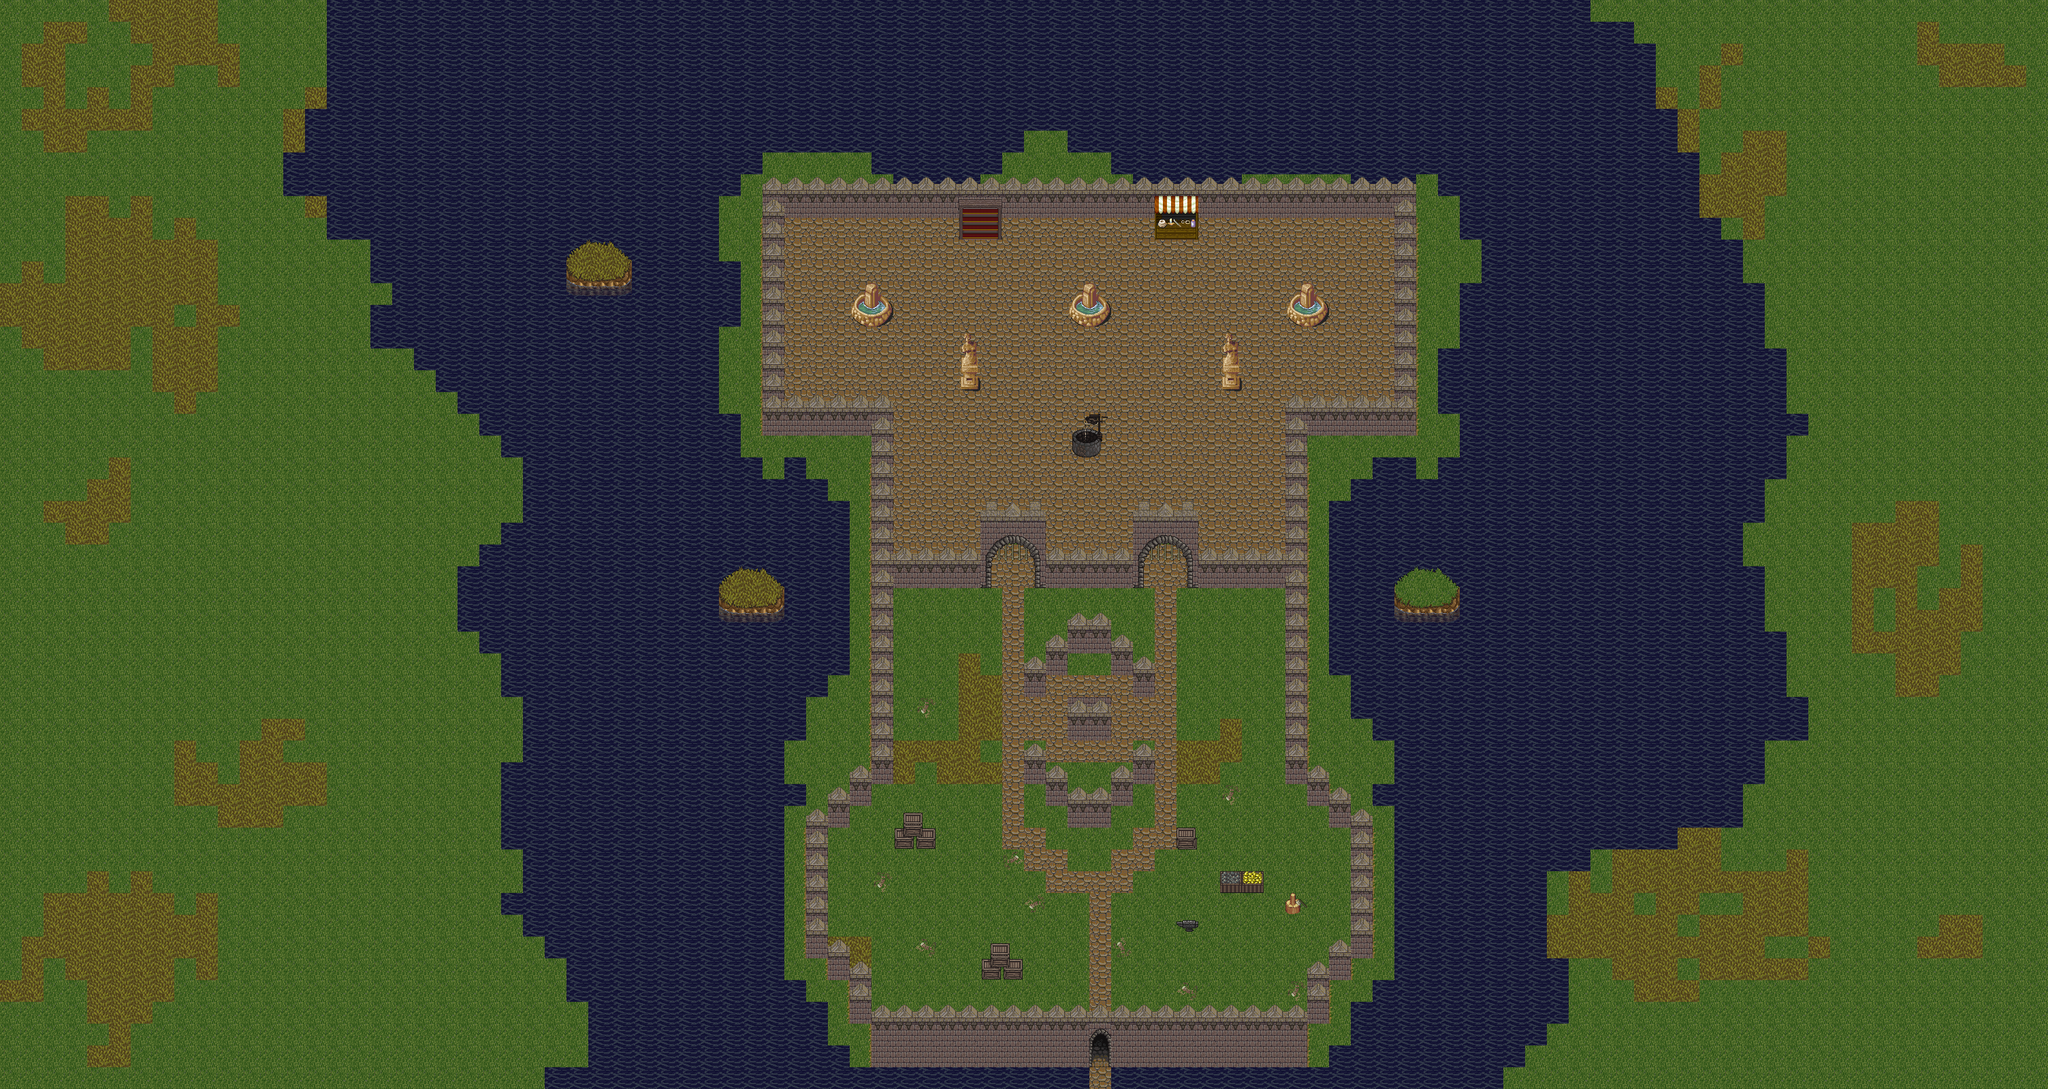

Tiled map render using the project's own tile images. Description and the map definition, with tile-layer contents summarised, below:
An orthogonal 94x50 tile map with 32x32 px tiles, 5 tile layers (Ground, decor, Water, Side Walls, ...) and 47 objects.

<map version="1.2" tiledversion="1.2.0" orientation="orthogonal" renderorder="right-down" width="94" height="50" tilewidth="32" tileheight="32" infinite="0" nextlayerid="7" nextobjectid="53">
 <tileset firstgid="1" source="Castle.tsx" />
 <layer id="1" name="Ground" width="94" height="50">
  <data>[4700 cells, 4700 non-empty, 3 distinct tile ids]</data>
 </layer>
 <layer id="5" name="decor" width="94" height="50">
  <data>[4700 cells, 74 non-empty, 5 distinct tile ids]</data>
 </layer>
 <layer id="6" name="Water" width="94" height="50">
  <data>[4700 cells, 1900 non-empty, 23 distinct tile ids]</data>
 </layer>
 <layer id="4" name="Side Walls" width="94" height="50">
  <data>[4700 cells, 80 non-empty, 3 distinct tile ids]</data>
 </layer>
 <layer id="2" name="Walls" width="94" height="50">
  <data>[4700 cells, 329 non-empty, 40 distinct tile ids]</data>
 </layer>
 <objectgroup id="3" name="Wall Collisions">
  <object id="1" x="1280" y="576" width="32" height="576" />
  <object id="2" x="1312" y="832" width="128" height="32" />
  <object id="3" x="1440" y="832" width="32" height="32" />
  <object id="5" x="1504" y="832" width="192" height="32" />
  <object id="6" x="1728" y="832" width="160" height="32" />
  <object id="7" x="1888" y="608" width="32" height="544" />
  <object id="8" x="1920" y="608" width="160" height="32" />
  <object id="9" x="1920" y="1152" width="32" height="32" />
  <object id="10" x="1952" y="1184" width="32" height="32" />
  <object id="11" x="1984" y="1216" width="32" height="192" />
  <object id="12" x="1952" y="1408" width="32" height="32" />
  <object id="13" x="1920" y="1440" width="32" height="64" />
  <object id="15" x="1280" y="1504" width="640" height="64" />
  <object id="16" x="1248" y="1440" width="32" height="64" />
  <object id="17" x="1216" y="1408" width="32" height="32" />
  <object id="18" x="1184" y="1216" width="32" height="192" />
  <object id="19" x="1216" y="1184" width="32" height="32" />
  <object id="20" x="1248" y="1152" width="32" height="32" />
  <object id="21" x="1312" y="1216" width="64" height="32" />
  <object id="22" x="1440" y="1408" width="64" height="32" />
  <object id="23" x="1792" y="1280" width="64" height="32" />
  <object id="24" x="1888" y="1312" width="32" height="32" />
  <object id="25" x="1728" y="1344" width="32" height="32" />
  <object id="26" x="1728" y="1216" width="32" height="32" />
  <object id="27" x="1504" y="1120" width="32" height="32" />
  <object id="28" x="1536" y="1152" width="32" height="32" />
  <object id="29" x="1568" y="1184" width="64" height="32" />
  <object id="30" x="1632" y="1152" width="32" height="32" />
  <object id="31" x="1664" y="1120" width="32" height="32" />
  <object id="32" x="1568" y="1024" width="64" height="64" />
  <object id="33" x="1632" y="960" width="32" height="32" />
  <object id="34" x="1664" y="992" width="32" height="32" />
  <object id="35" x="1568" y="928" width="64" height="32" />
  <object id="36" x="1536" y="960" width="32" height="32" />
  <object id="38" x="1504" y="992" width="32" height="32" />
  <object id="39" x="1568" y="448" width="64" height="32" />
  <object id="40" x="1792" y="544" width="32" height="32" />
  <object id="42" x="1888" y="448" width="64" height="32" />
  <object id="43" x="1248" y="448" width="64" height="32" />
  <object id="44" x="1408" y="544" width="32" height="32" />
  <object id="45" x="1568" y="640" width="64" height="32" />
  <object id="46" x="1120" y="288" width="32" height="352" />
  <object id="48" x="1152" y="608" width="128" height="32" />
  <object id="49" x="2048" y="288" width="32" height="320" />
  <object id="50" x="1152" y="288" width="896" height="32" />
  <object id="51" x="1408" y="320" width="64" height="32" />
  <object id="52" x="1696" y="320" width="64" height="32" />
 </objectgroup>
</map>
